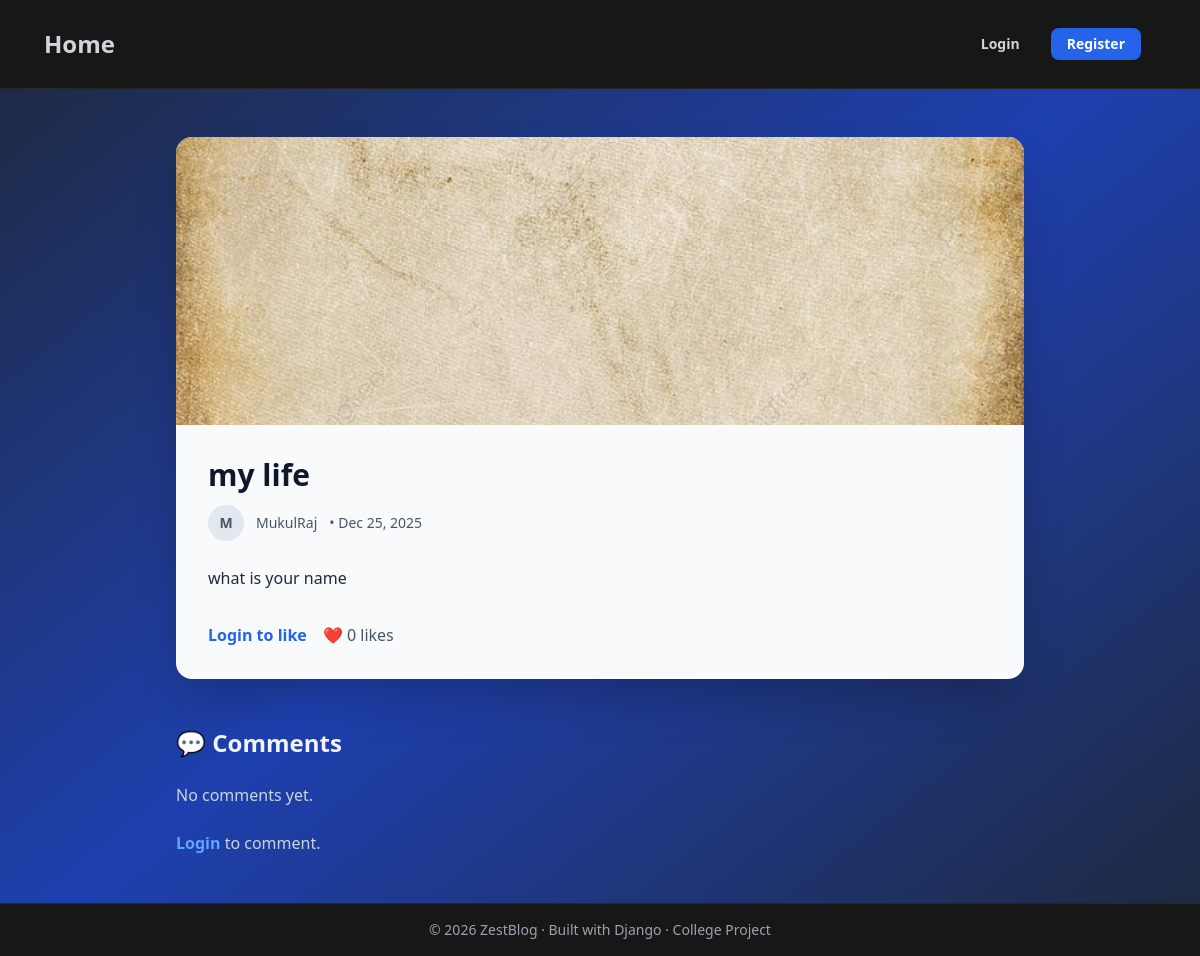
/my-life/, run on an earlier commit of the app's database.
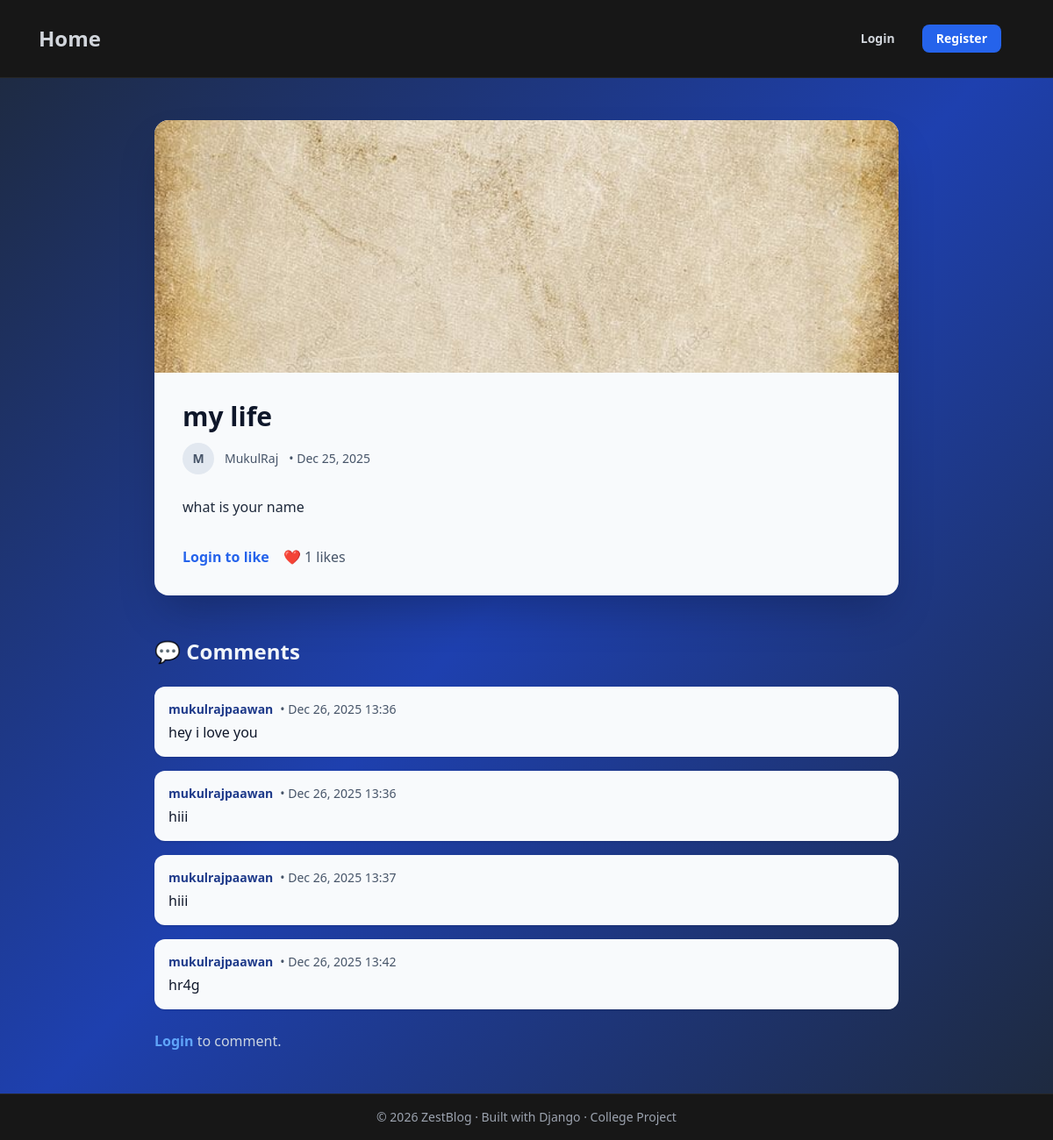
And on a later commit of the database.
### blog/models.py (models this page shows, shortened)
class Blog(models.Model):
    title = models.CharField(max_length=200)
    slug = models.SlugField(unique=True)
    content = models.TextField()
    cover_image = models.ImageField(upload_to='blog_images/', blank=True, null=True)
    author = models.ForeignKey(user, on_delete=models.CASCADE, related_name='blogs')
    likes = models.ManyToManyField(user, related_name='liked_blogs', blank=True)
    is_published = models.BooleanField(default=True)
    created_at = models.DateTimeField(auto_now_add=True)
    updated_at = models.DateTimeField(auto_now=True)
    def total_likes(self):
        return self.likes.count()

class Comment(models.Model):
    blog = models.ForeignKey(
        Blog,
        on_delete=models.CASCADE,
        related_name='comments'
    )
    author = models.ForeignKey(
        user,
        on_delete=models.CASCADE
    )
    text = models.TextField()
    created_at = models.DateTimeField(auto_now_add=True)

### accounts/models.py (models this page shows)
class User(AbstractUser):
    pass

### blog/views.py (the view, shortened to what this page needs)
# urls.py: path('<slug:slug>/', BlogDetailView.as_view(), name='blog_detail'),
class BlogDetailView(DetailView):
    model = Blog
    template_name = 'blog/blog_detail.html'
    context_object_name = 'blog'
    def get_context_data(self, **kwargs):
        context = super().get_context_data(**kwargs)
        context['comments'] = self.object.comments.select_related('author')
        context['comment_form'] = CommentForm()
        return context

### templates/blog/blog_detail.html (shortened to what this page needs)
{% extends "base.html" %}
{% block content %}
<div class="max-w-4xl mx-auto px-6 py-12">
  <article class="bg-slate-50 rounded-2xl shadow-2xl overflow-hidden">
    {% if blog.cover_image %}
      <img
        src="{{ blog.cover_image.url }}"
        alt="{{ blog.title }}"
        class="w-full h-72 object-cover"
      >
    {% endif %}
    <div class="p-8">
      <h1 class="text-3xl font-bold text-slate-900 mb-3">
        {{ blog.title }}
      </h1>
      <div class="flex items-center gap-3 text-sm text-slate-600 mb-6">
        <div class="w-9 h-9 rounded-full bg-slate-200 flex items-center justify-center font-semibold">
          {{ blog.author.username|slice:":1"|upper }}
        </div>
        <span>{{ blog.author.username }}</span>
        <span>• {{ blog.created_at|date:"M d, Y" }}</span>
      </div>
      <div class="prose max-w-none text-slate-800 leading-relaxed">
        {{ blog.content|linebreaks }}
      </div>
      <div class="mt-8 flex items-center gap-4">
        <form method="post" action="{% url 'blog_like' blog.slug %}">
          {% if user.is_authenticated %}
            {% if user in blog.likes.all %}
              <button
                type="submit"
                class="px-5 py-2 rounded-full bg-red-100 text-red-600 font-semibold hover:bg-red-200">
                ❤️ Unlike
              </button>
            {% else %}
              <button
                type="submit"
                class="px-5 py-2 rounded-full bg-blue-100 text-blue-600 font-semibold hover:bg-blue-200">
                👍 Like
              </button>
            {% endif %}
          {% else %}
            <a
              href="{% url 'login' %}"
              class="text-blue-600 font-semibold">
              Login to like
            </a>
          {% endif %}
        </form>
        <span class="text-slate-600">
          ❤️ {{ blog.total_likes }} likes
        </span>
      </div>
    </div>
  </article>
  <section class="mt-12">
    <h2 class="text-2xl font-bold text-slate-100 mb-6">
      💬 Comments
    </h2>
    <div class="space-y-4">
      {% for comment in comments %}
        <div class="bg-slate-50 rounded-xl p-4 shadow">
          <div class="flex items-center gap-2 text-sm text-slate-600 mb-1">
            <strong class="text-blue-900">{{ comment.author.username }}</strong>
            <span>• {{ comment.created_at|date:"M d, Y H:i" }}</span>
          </div>
          <div class="prose prose-slate max-w-none text-slate-900">
  {{ comment.text|linebreaks }}
</div>
        </div>
      {% empty %}
        <p class="text-slate-300">
          No comments yet.
        </p>
      {% endfor %}
    </div>
   {% if user.is_authenticated %}
  <button
    id="showCommentBtn"
    class="mt-8 px-6 py-2 rounded-xl bg-blue-600 text-white font-semibold hover:bg-blue-700">
    Add a comment
  </button>
  <div
    id="commentBox"
    class="mt-6 bg-slate-50 rounded-xl p-6 shadow hidden">
    <h3 class="text-lg font-bold text-slate-900 mb-3">
      Write your comment
    </h3>
    <form method="post">
      {% csrf_token %}
      {{ comment_form.text }}
      <div class="mt-4 flex gap-3">
        <button
          type="submit"
          class="px-6 py-2 rounded-xl bg-blue-600 text-white font-semibold hover:bg-blue-700">
          Post Comment
        </button>
        <button
          type="button"
          id="cancelComment"
          class="px-6 py-2 rounded-xl bg-slate-200 text-slate-700 hover:bg-slate-300">
          Cancel
        </button>
      </div>
    </form>
  </div>
{% else %}
  <p class="mt-6 text-slate-300">
    <a href="{% url 'login' %}" class="text-blue-400 font-semibold">
      Login
    </a> to comment.
  </p>
{% endif %}
  </section>
</div>
{% endblock %}

What changed in the data, as far as the page shows it:
computed for Blog "my life": total_likes "0" → "1"
added Comment: author.username "mukulrajpaawan", created_at "Dec 26, 2025 13:36", text "hey i love you"
added Comment: author.username "mukulrajpaawan", created_at "Dec 26, 2025 13:36", text "hiii"
added Comment: author.username "mukulrajpaawan", created_at "Dec 26, 2025 13:37", text "hiii"
added Comment: author.username "mukulrajpaawan", created_at "Dec 26, 2025 13:42", text "hr4g"
Also different on the page:
text no longer shown: "No comments yet."
